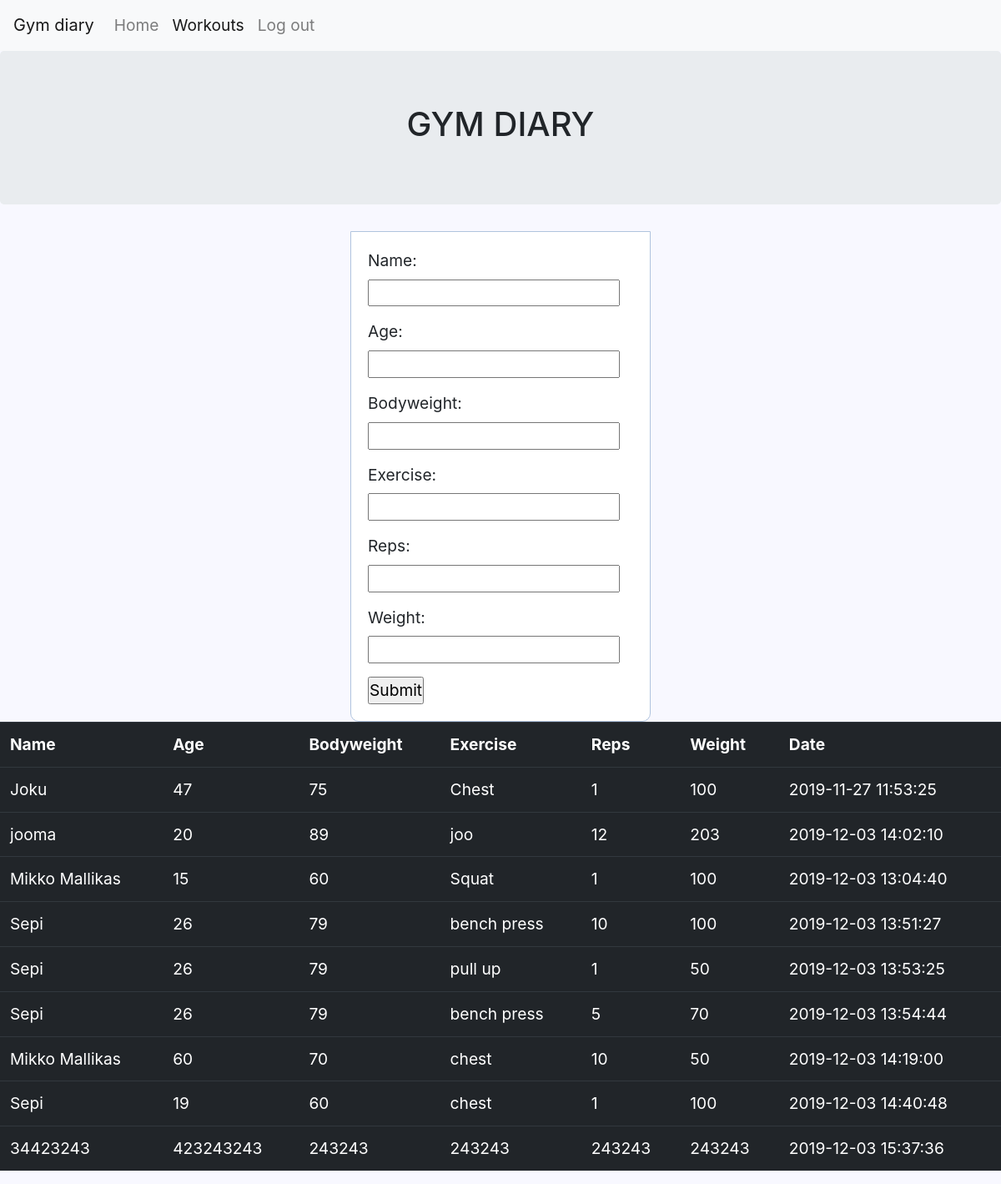
The page /Registration/joku.php on the database its author committed.
### tables this page shows
CREATE TABLE `chest` (
  `chestid` int(11) UNSIGNED NOT NULL,
  `name` varchar(64) DEFAULT NULL,
  `age` int(11) DEFAULT NULL,
  `bodyweight` varchar(32) NOT NULL,
  `exercise` varchar(64) DEFAULT NULL,
  `reps` int(11) NOT NULL,
  `weight` varchar(32) DEFAULT NULL,
  `rdate` timestamp NOT NULL DEFAULT current_timestamp() ON UPDATE current_timestamp()
);

### Registration/joku.php (the view, shortened to what this page needs)
<!DOCTYPE html>
<html>
<head>
	<link rel="stylesheet" href="https://stackpath.bootstrapcdn.com/bootstrap/4.1.3/css/bootstrap.min.css">
	<link rel="stylesheet" type="text/css" href="style.css">
</head>
<body>
<nav class="navbar navbar-expand-lg navbar-light bg-light">
  <a class="navbar-brand" href="index.php">Gym diary</a>
  <div class="collapse navbar-collapse" id="navbarNav">
    <ul class="navbar-nav">
      <li class="nav-item">
        <a class="nav-link" href="index.php">Home <span class="sr-only">(current)</span></a>
      </li>
      <li class="nav-item active">
        <a class="nav-link" href="joku.php">Workouts</a>
      </li>
      <li class="nav-item">
 <a class="nav-link" href="index.php?logout='1'" onclick="return confirm('Are you sure ?');">Log out</a>
      </li>
    </ul>
  </div>
</nav>
		<div class="jumbotron"> <h1>GYM DIARY</h1></div>
<form action="insert.php" method="post">
    <p>
        <label for="name">Name:</label>
        <input type="text" name="name" id="name">
    </p>
	<p>
        <label for="age">Age:</label>
        <input type="text" name="age" id="age">
    </p>
	<p>
        <label for="bodyweight">Bodyweight:</label>
        <input type="text" name="bodyweight" id="bodyweight">
    </p>
    <p>
        <label for="weight">Exercise:</label>
        <input type="text" name="exercise" id="exercise">
    </p>
    <p>
        <label for="reps">Reps:</label>
        <input type="text" name="reps" id="reps">
    </p>
	 <p>
        <label for="reps">Weight:</label>
        <input type="text" name="weight" id="weight">
    </p>
    <input type="submit" value="Submit">
</form>
</body>
</html>
<?php
$link = mysqli_connect("localhost", "root", "salasana", "registration");
$sql = "SELECT * FROM chest";
if($result = mysqli_query($link, $sql)){
    if(mysqli_num_rows($result) > 0){
        echo "<table class='table table-dark'>";
            echo "<tr>";
                echo "<th scope='col'>Name</th>";
				echo "<th scope='col'>Age</th>";
				echo "<th scope='col'>Bodyweight</th>";
                echo "<th scope='col'>Exercise</th>";
                echo "<th scope='col'>Reps</th>";
				echo "<th scope='col'>Weight</th>";
				echo "<th scope='col'>Date</th>";
            echo "</tr>";
        while($row = mysqli_fetch_array($result)){
            echo "<tr>";
                echo "<td>" . $row['name'] . "</td>";
				echo "<td>" . $row['age'] . "</td>";
				echo "<td>" . $row['bodyweight'] . "</td>";
                echo "<td>" . $row['exercise'] . "</td>";
                echo "<td>" . $row['reps'] . "</td>";
				echo "<td>" . $row['weight'] . "</td>";
				echo "<td>" . $row['rdate'] . "</td>";
            echo "</tr>";
        }
        echo "</table>";
    } else{
        echo "No records matching your query were found.";
    }
} else{
    echo "ERROR: Could not able to execute $sql. " . mysqli_error($link);
}
    ?>

### Registration/style.css (style rules this page uses)
* { margin: 0px; padding: 0px; }
body { font-size: 120%; background: #F8F8FF; }
form, .content { width: 30%; margin: 0px auto; padding: 20px; border: 1px solid #B0C4DE; background: white; border-radius: 0px 0px 10px 10px; }

### Registration/joku.php (style rules this page uses)
h1 { text-align: center; }

### rows shown on the page
chest: name "Joku", age "47", bodyweight "75", exercise "Chest", reps "1", weight "100", rdate "2019-11-27 11:53:25"
chest: name "jooma", age "20", bodyweight "89", exercise "joo", reps "12", weight "203", rdate "2019-12-03 14:02:10"
chest: name "Mikko Mallikas", age "15", bodyweight "60", exercise "Squat", reps "1", weight "100", rdate "2019-12-03 13:04:40"
chest: name "Sepi", age "26", bodyweight "79", exercise "bench press", reps "10", weight "100", rdate "2019-12-03 13:51:27"
chest: name "Sepi", age "26", bodyweight "79", exercise "pull up", reps "1", weight "50", rdate "2019-12-03 13:53:25"
chest: name "Sepi", age "26", bodyweight "79", exercise "bench press", reps "5", weight "70", rdate "2019-12-03 13:54:44"
chest: name "Mikko Mallikas", age "60", bodyweight "70", exercise "chest", reps "10", weight "50", rdate "2019-12-03 14:19:00"
chest: name "Sepi", age "19", bodyweight "60", exercise "chest", reps "1", weight "100", rdate "2019-12-03 14:40:48"
chest: name "34423243", age "423243243", bodyweight "243243", exercise "243243", reps "243243", weight "243243", rdate "2019-12-03 15:37:36"
